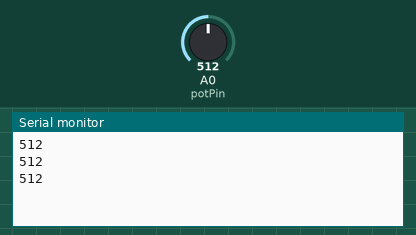
This sketch was run on a simulated Arduino Uno, built with avr-gcc and run on an emulated ATmega328P. On the bench: the last lines printed to the serial monitor. Inputs (shaded band) come from the test bench; at power-on: A0 (potPin) = 512.

Above: at 1.3 s.
1.4 s: A0 (potPin) set to 716
At 1.9 s:
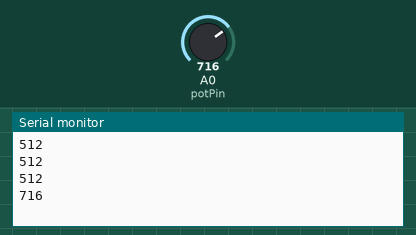
2.9 s: A0 (potPin) set to 900
At 3.4 s:
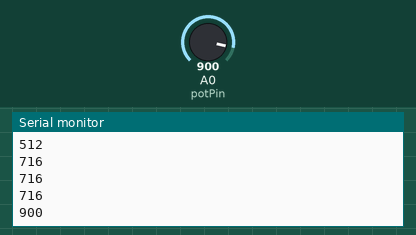
Timing chart, 0 to 5.9 s (numbered marks = the images above; inputs shaded):
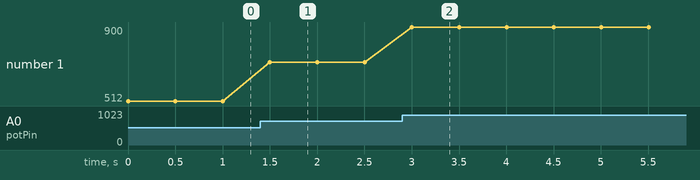

Measured:
- after the input at 1.4 s, the serial monitor: prints a new line after 0.10 s (image 1)
- after the input at 2.9 s, the serial monitor: prints a new line after 0.10 s (image 2)
- plotted number 1: 512 → 716 after the input at 1.4 s, 716 → 900 after the input at 2.9 s

The sketch:

PotentiometerReadingBitValue.ino
```cpp
// Define the pin connected to the potentiometer
const int potPin = A0;

void setup() {
  // Start the serial communication at 9600 baud rate
  Serial.begin(9600);
}

void loop() {
  // Read and print the potentiometer value (0 to 1023) directly
  Serial.println(analogRead(potPin));

  // Add a small delay to make the output readable
  delay(500);
}
```
